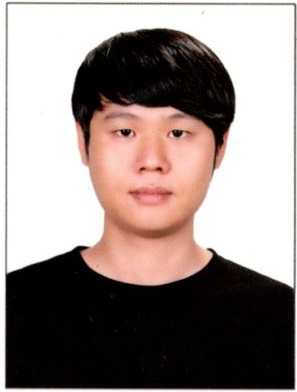
#> input picture Home_work/me.jpg, 297 x 392 px
$ jupyter execute Untitled.ipynb
#> lines starting #> are read from the running program, lines starting #| are printed output that depends on the picture
[cell 1]
import cv2

[cell 2]
import cv2
import numpy as np
import random
from matplotlib import pyplot as plt

img = cv2.imread('me.jpg',0)
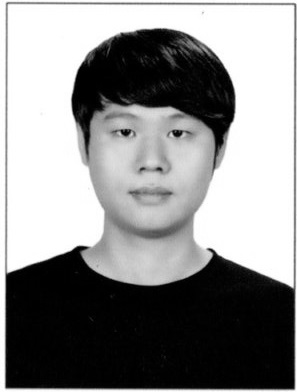
#> img: shape (392, 297); min 0, max 255, mean 140.3

hist1 = cv2.calcHist([img],[0],None,[256],[0,256])
#> hist1 = 256 values, max 36387 at index 255, min 21 at index 85, mean 454.8

# plt.subplot(221),plt.imshow(img1,'gray'),plt.title('Red Line')

plt.imshow(img)
plt.title('Green Line')
plt.plot(hist1)
plt.xlim([0,256])
plt.show()
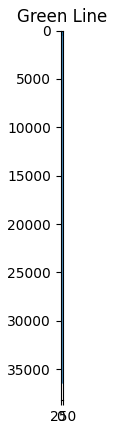
#> figure drawn by matplotlib, 1 panel

[cell 3]
import cv2
import numpy as np
import random
from matplotlib import pyplot as plt

img1 = cv2.imread('me.jpg')
#> img1 is the input picture: shape (392, 297, 3); mean B, G, R 133.5, 136.9, 149.3
img2 = cv2.imread('fruit_color.jpg',0)
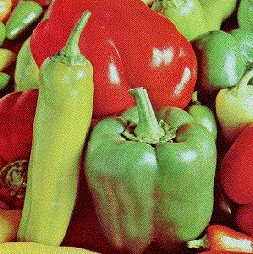
#> input picture Home_work/fruit_color.jpg, 253 x 254 px
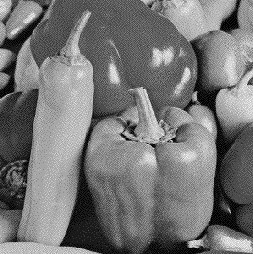
#> img2: shape (254, 253); min 0, max 255, mean 117.3

hist1 = cv2.calcHist([img1],[0],None,[256],[0,256])
#> hist1 = 256 values, max 35021 at index 255, min 27 at index 205, mean 454.8
hist2 = cv2.calcHist([img2],[0],None,[256],[0,256])
#> hist2 = 256 values, max 981 at index 0, min 0 at index 254, mean 251

plt.subplot(221),plt.imshow(img1),plt.title('Red Line')
plt.subplot(222),plt.imshow(img2,'gray'),plt.title('Green Line')
plt.subplot(223),plt.plot(hist1,color='r'),plt.plot(hist2,color='g')
plt.xlim([0,256])
plt.show()
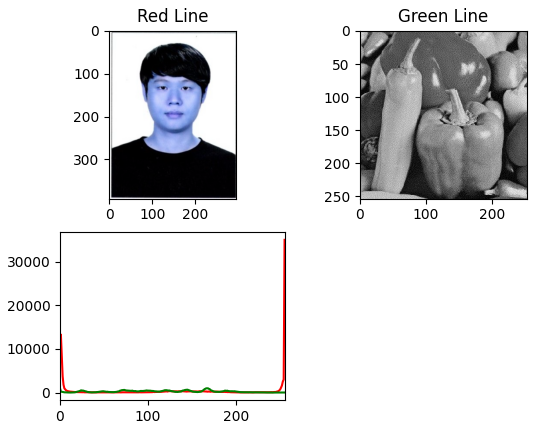
#> figure drawn by matplotlib, 3 panels; B, G, R data is drawn as R, G, B; panel 3: curve peaks at x = 255, y = 35021; panel 3: curve peaks at x = 0, y = 981
